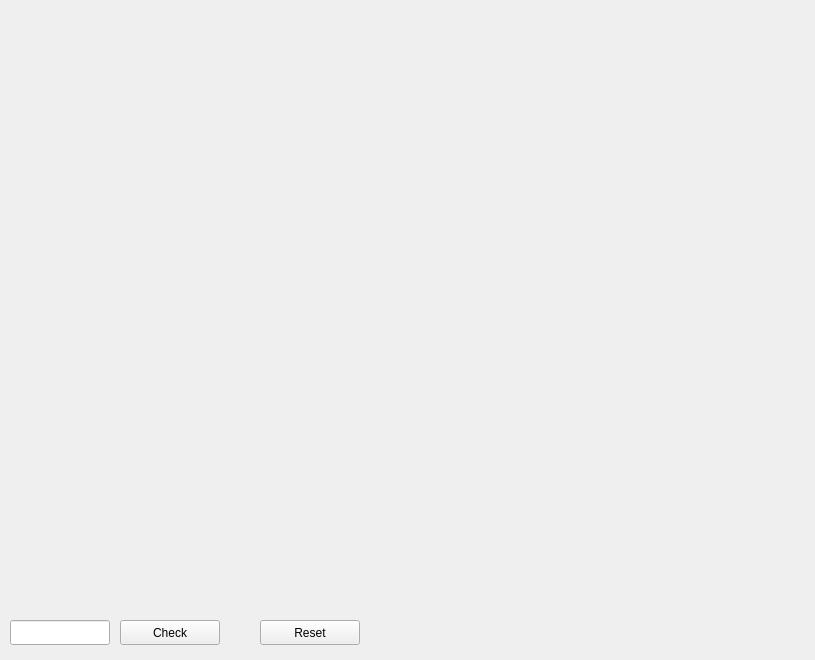
<?xml version="1.0"?>
<ui version="4.0">
 <class>MainWindow</class>
 <widget class="QMainWindow" name="MainWindow">
  <property name="geometry">
   <rect>
    <x>0</x>
    <y>0</y>
    <width>815</width>
    <height>660</height>
   </rect>
  </property>
  <property name="windowTitle">
   <string>ECG Checker</string>
  </property>
  <widget class="QWidget" name="centralwidget">
   <widget class="QLabel" name="ecgImage">
    <property name="geometry">
        <rect>
            <x>10</x>
            <y>10</y>
            <width>600</width>
            <height>600</height>
        </rect>
    </property>
    <property name="scaledContents">
        <bool>true</bool>
    </property>
</widget>
   <widget class="QLabel" name="logo">
    <property name="geometry">
     <rect>
      <x>620</x>
      <y>10</y>
      <width>200</width>
      <height>200</height>
     </rect>
    </property>
    <property name="scaledContents">
        <bool>true</bool>
    </property>
   </widget>
   <widget class="QLineEdit" name="sampleInput">
    <property name="geometry">
     <rect>
      <x>10</x>
      <y>620</y>
      <width>100</width>
      <height>25</height>
     </rect>
    </property>
   </widget>
   <widget class="QPushButton" name="checkButton">
    <property name="geometry">
     <rect>
      <x>120</x>
      <y>620</y>
      <width>100</width>
      <height>25</height>
     </rect>
    </property>
    <property name="text">
     <string>Check</string>
    </property>
   </widget>
   <widget class="QLabel" name="resultLabel">
    <property name="geometry">
        <rect>
            <x>620</x>
            <y>285</y> <!-- 210 (logo's y + height) + 75 -->
            <width>180</width>
            <height>100</height>
        </rect>
    </property>
    <property name="font">
        <font>
            <pointsize>36</pointsize> <!-- Adjust the size as needed -->
            <bold>true</bold>
        </font>
    </property>
    <property name="alignment">
        <set>Qt::AlignCenter</set>
    </property>
    <property name="wordWrap">
        <bool>true</bool>
    </property>
</widget>
   <widget class="QPushButton" name="resetButton">
    <property name="geometry">
     <rect>
      <x>260</x>
      <y>620</y>
      <width>100</width>
      <height>25</height>
     </rect>
    </property>
    <property name="text">
     <string>Reset</string>
    </property>
   </widget>
  </widget>
 </widget>
 <resources/>
 <connections/>
</ui>
